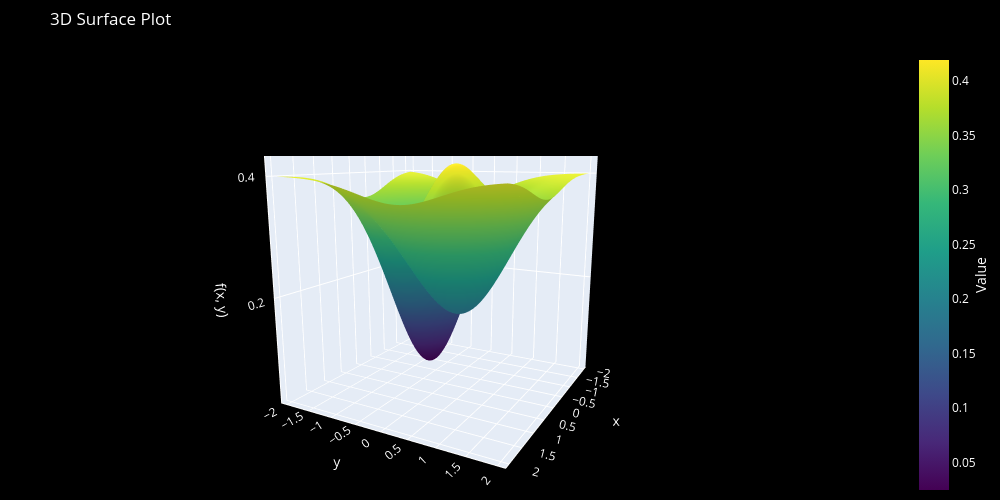

Notebook code cell kept with this figure:
### Markdown cell above
### GD

### Code cell
x_0, y_0 = -0, 0
learning_rate = 0.1
num_epochs = 10

gd = GD(x_0,y_0,learning_rate,num_epochs,g)
fig_3D = plot_3D_GD(x, y, gd[:,0], gd[:,1], g)
fig_3D.show()

### Figure 1 — Plotly figure (JSON) as saved in the notebook; plotly's stock layout.template omitted (floating-point values rounded to 4 significant figures; data arrays with more than 128 entries replaced by an {"elided": "..."} marker saying what was removed)
{"data": [{"colorbar": {"tickfont": {"color": "white"}, "title": {"font": {"color": "white"}, "side": "right", "text": "Value"}}, "colorscale": [[0, "#440154"], [0.1111, "#482878"], [0.2222, "#3e4989"], [0.3333, "#31688e"], [0.4444, "#26828e"], [0.5556, "#1f9e89"], [0.6667, "#35b779"], [0.7778, "#6ece58"], [0.8889, "#b5de2b"], [1, "#fde725"]], "showscale": true, "type": "surface", "x": {"elided": "100x100 float values"}, "y": {"elided": "100x100 float values"}, "z": {"elided": "100x100 float values"}}, {"line": {"color": "red", "width": 5}, "marker": {"color": "red", "size": 4}, "mode": "markers+lines", "name": "Path", "type": "scatter3d", "x": [0.0, -0.01, -0.02218, -0.03687, -0.05437, -0.07497, -0.09889, -0.1262, -0.1567, -0.19], "y": [0.0, -0.02, -0.04257, -0.06799, -0.09653, -0.1284, -0.1637, -0.2022, -0.2437, -0.2873], "z": [0.4, 0.3946, 0.3876, 0.3784, 0.3664, 0.3511, 0.3319, 0.3086, 0.2811, 0.2503]}], "layout": {"height": 500, "margin": {"b": 0, "l": 0, "r": 0, "t": 50}, "paper_bgcolor": "black", "plot_bgcolor": "black", "scene": {"bgcolor": "black", "camera": {"eye": {"x": 2, "y": 1.1, "z": 0.5}}, "xaxis": {"linecolor": "white", "linewidth": 2, "showgrid": true, "showline": true, "tickfont": {"color": "white"}, "title": {"font": {"color": "white"}, "text": "x"}}, "yaxis": {"linecolor": "white", "linewidth": 2, "showgrid": true, "showline": true, "tickfont": {"color": "white"}, "title": {"font": {"color": "white"}, "text": "y"}}, "zaxis": {"linecolor": "white", "linewidth": 2, "showgrid": true, "showline": true, "tickfont": {"color": "white"}, "title": {"font": {"color": "white"}, "text": "f(x, y)"}}}, "title": {"font": {"color": "white"}, "text": "3D Surface Plot"}, "width": 1000}}
